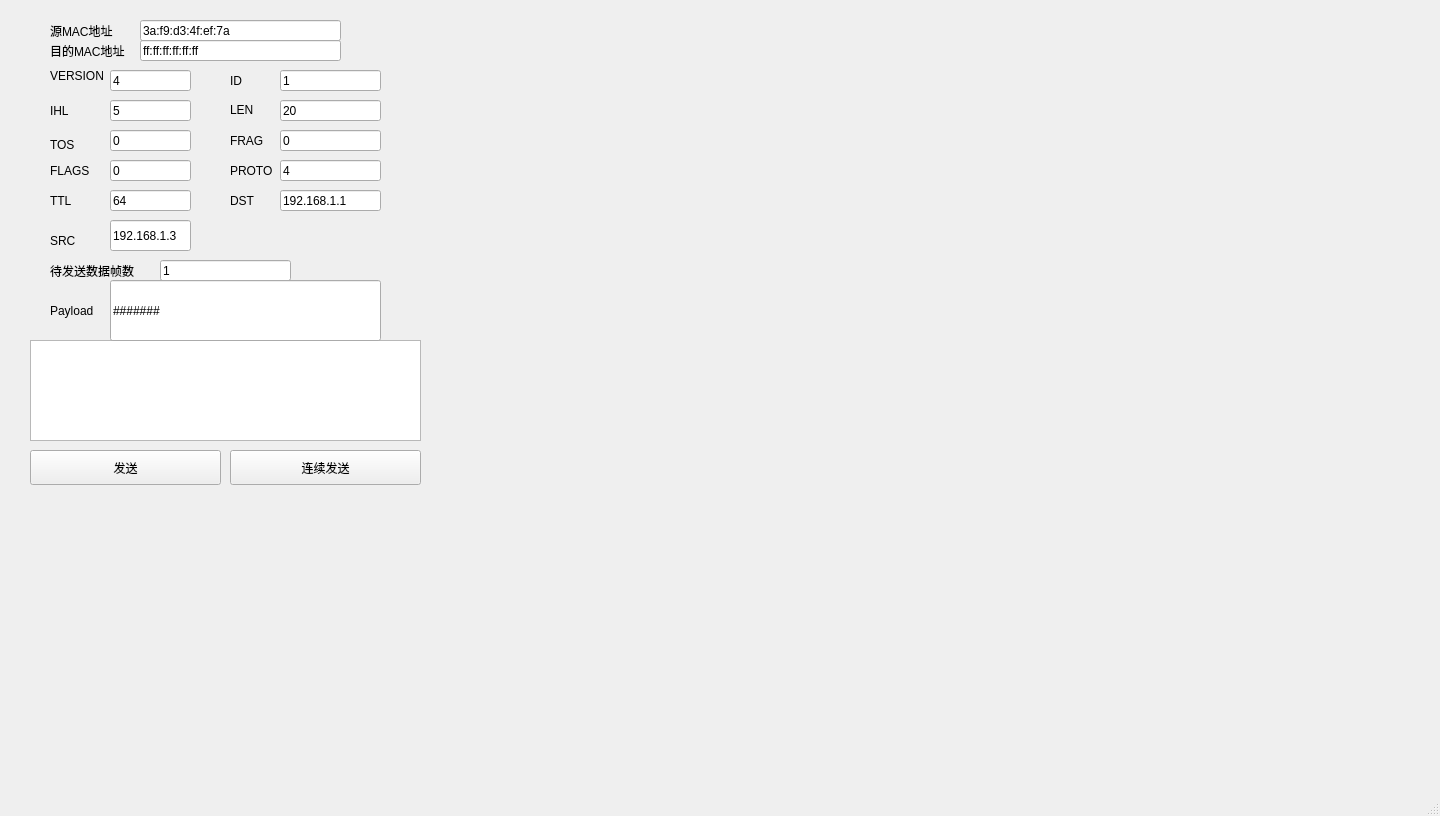
<?xml version="1.0" encoding="UTF-8"?>
<ui version="4.0">
 <class>MainWindow</class>
 <widget class="QMainWindow" name="MainWindow">
  <property name="geometry">
   <rect>
    <x>0</x>
    <y>0</y>
    <width>1440</width>
    <height>816</height>
   </rect>
  </property>
  <property name="minimumSize">
   <size>
    <width>512</width>
    <height>512</height>
   </size>
  </property>
  <property name="windowTitle">
   <string>MainWindow</string>
  </property>
  <widget class="QWidget" name="centralwidget">
   <widget class="QTextEdit" name="resultText">
    <property name="geometry">
     <rect>
      <x>30</x>
      <y>340</y>
      <width>391</width>
      <height>101</height>
     </rect>
    </property>
   </widget>
   <widget class="QLineEdit" name="len">
    <property name="geometry">
     <rect>
      <x>280</x>
      <y>100</y>
      <width>101</width>
      <height>21</height>
     </rect>
    </property>
    <property name="text">
     <string>20</string>
    </property>
   </widget>
   <widget class="QLineEdit" name="payload">
    <property name="geometry">
     <rect>
      <x>110</x>
      <y>280</y>
      <width>271</width>
      <height>61</height>
     </rect>
    </property>
    <property name="text">
     <string>#######</string>
    </property>
   </widget>
   <widget class="QLabel" name="label_5">
    <property name="geometry">
     <rect>
      <x>230</x>
      <y>90</y>
      <width>25</width>
      <height>39</height>
     </rect>
    </property>
    <property name="text">
     <string>LEN</string>
    </property>
   </widget>
   <widget class="QLabel" name="label_10">
    <property name="geometry">
     <rect>
      <x>230</x>
      <y>70</y>
      <width>21</width>
      <height>21</height>
     </rect>
    </property>
    <property name="text">
     <string>ID</string>
    </property>
   </widget>
   <widget class="QLineEdit" name="id">
    <property name="geometry">
     <rect>
      <x>280</x>
      <y>70</y>
      <width>101</width>
      <height>21</height>
     </rect>
    </property>
    <property name="text">
     <string>1</string>
    </property>
   </widget>
   <widget class="QLabel" name="label_11">
    <property name="geometry">
     <rect>
      <x>50</x>
      <y>160</y>
      <width>51</width>
      <height>21</height>
     </rect>
    </property>
    <property name="text">
     <string>FLAGS</string>
    </property>
   </widget>
   <widget class="QLineEdit" name="flags">
    <property name="geometry">
     <rect>
      <x>110</x>
      <y>160</y>
      <width>81</width>
      <height>21</height>
     </rect>
    </property>
    <property name="text">
     <string>0</string>
    </property>
   </widget>
   <widget class="QLabel" name="label_6">
    <property name="geometry">
     <rect>
      <x>230</x>
      <y>130</y>
      <width>41</width>
      <height>21</height>
     </rect>
    </property>
    <property name="text">
     <string>FRAG</string>
    </property>
   </widget>
   <widget class="QLineEdit" name="frag">
    <property name="geometry">
     <rect>
      <x>280</x>
      <y>130</y>
      <width>101</width>
      <height>21</height>
     </rect>
    </property>
    <property name="text">
     <string>0</string>
    </property>
   </widget>
   <widget class="QLabel" name="label_12">
    <property name="geometry">
     <rect>
      <x>50</x>
      <y>190</y>
      <width>31</width>
      <height>21</height>
     </rect>
    </property>
    <property name="text">
     <string>TTL</string>
    </property>
   </widget>
   <widget class="QLineEdit" name="ttl">
    <property name="geometry">
     <rect>
      <x>110</x>
      <y>190</y>
      <width>81</width>
      <height>21</height>
     </rect>
    </property>
    <property name="text">
     <string>64</string>
    </property>
   </widget>
   <widget class="QLabel" name="label_13">
    <property name="geometry">
     <rect>
      <x>230</x>
      <y>160</y>
      <width>51</width>
      <height>21</height>
     </rect>
    </property>
    <property name="text">
     <string>PROTO</string>
    </property>
   </widget>
   <widget class="QLineEdit" name="proto">
    <property name="geometry">
     <rect>
      <x>280</x>
      <y>160</y>
      <width>101</width>
      <height>21</height>
     </rect>
    </property>
    <property name="text">
     <string>4</string>
    </property>
   </widget>
   <widget class="QLabel" name="label_9">
    <property name="geometry">
     <rect>
      <x>50</x>
      <y>60</y>
      <width>61</width>
      <height>31</height>
     </rect>
    </property>
    <property name="text">
     <string>VERSION</string>
    </property>
   </widget>
   <widget class="QLineEdit" name="version">
    <property name="geometry">
     <rect>
      <x>110</x>
      <y>70</y>
      <width>81</width>
      <height>21</height>
     </rect>
    </property>
    <property name="text">
     <string>4</string>
    </property>
   </widget>
   <widget class="QLabel" name="label_15">
    <property name="geometry">
     <rect>
      <x>50</x>
      <y>230</y>
      <width>31</width>
      <height>21</height>
     </rect>
    </property>
    <property name="text">
     <string>SRC</string>
    </property>
   </widget>
   <widget class="QLineEdit" name="src">
    <property name="geometry">
     <rect>
      <x>110</x>
      <y>220</y>
      <width>81</width>
      <height>31</height>
     </rect>
    </property>
    <property name="text">
     <string>192.168.1.3</string>
    </property>
   </widget>
   <widget class="QLabel" name="label_16">
    <property name="geometry">
     <rect>
      <x>230</x>
      <y>190</y>
      <width>31</width>
      <height>21</height>
     </rect>
    </property>
    <property name="text">
     <string>DST</string>
    </property>
   </widget>
   <widget class="QLineEdit" name="dst">
    <property name="geometry">
     <rect>
      <x>280</x>
      <y>190</y>
      <width>101</width>
      <height>21</height>
     </rect>
    </property>
    <property name="text">
     <string>192.168.1.1</string>
    </property>
   </widget>
   <widget class="QLabel" name="label_17">
    <property name="geometry">
     <rect>
      <x>50</x>
      <y>290</y>
      <width>61</width>
      <height>41</height>
     </rect>
    </property>
    <property name="text">
     <string>Payload</string>
    </property>
   </widget>
   <widget class="QLabel" name="label_18">
    <property name="geometry">
     <rect>
      <x>50</x>
      <y>260</y>
      <width>101</width>
      <height>21</height>
     </rect>
    </property>
    <property name="text">
     <string>待发送数据帧数</string>
    </property>
   </widget>
   <widget class="QLineEdit" name="count">
    <property name="geometry">
     <rect>
      <x>160</x>
      <y>260</y>
      <width>131</width>
      <height>21</height>
     </rect>
    </property>
    <property name="text">
     <string>1</string>
    </property>
   </widget>
   <widget class="QLabel" name="label_8">
    <property name="geometry">
     <rect>
      <x>50</x>
      <y>130</y>
      <width>26</width>
      <height>29</height>
     </rect>
    </property>
    <property name="text">
     <string>TOS</string>
    </property>
   </widget>
   <widget class="QLineEdit" name="tos">
    <property name="geometry">
     <rect>
      <x>110</x>
      <y>130</y>
      <width>81</width>
      <height>21</height>
     </rect>
    </property>
    <property name="text">
     <string>0</string>
    </property>
   </widget>
   <widget class="QLabel" name="label_7">
    <property name="geometry">
     <rect>
      <x>50</x>
      <y>100</y>
      <width>31</width>
      <height>21</height>
     </rect>
    </property>
    <property name="text">
     <string>IHL</string>
    </property>
   </widget>
   <widget class="QLineEdit" name="ihl">
    <property name="geometry">
     <rect>
      <x>110</x>
      <y>100</y>
      <width>81</width>
      <height>21</height>
     </rect>
    </property>
    <property name="text">
     <string>5</string>
    </property>
   </widget>
   <widget class="QLabel" name="label_14">
    <property name="geometry">
     <rect>
      <x>50</x>
      <y>20</y>
      <width>81</width>
      <height>21</height>
     </rect>
    </property>
    <property name="text">
     <string>源MAC地址</string>
    </property>
   </widget>
   <widget class="QLineEdit" name="src_mac">
    <property name="geometry">
     <rect>
      <x>140</x>
      <y>20</y>
      <width>201</width>
      <height>21</height>
     </rect>
    </property>
    <property name="text">
     <string>3a:f9:d3:4f:ef:7a </string>
    </property>
   </widget>
   <widget class="QLabel" name="label_19">
    <property name="geometry">
     <rect>
      <x>50</x>
      <y>40</y>
      <width>81</width>
      <height>21</height>
     </rect>
    </property>
    <property name="text">
     <string>目的MAC地址</string>
    </property>
   </widget>
   <widget class="QLineEdit" name="dst_mac">
    <property name="geometry">
     <rect>
      <x>140</x>
      <y>40</y>
      <width>201</width>
      <height>21</height>
     </rect>
    </property>
    <property name="text">
     <string>ff:ff:ff:ff:ff:ff</string>
    </property>
   </widget>
   <widget class="QPushButton" name="sendPushButton">
    <property name="geometry">
     <rect>
      <x>30</x>
      <y>450</y>
      <width>191</width>
      <height>35</height>
     </rect>
    </property>
    <property name="text">
     <string>发送</string>
    </property>
   </widget>
   <widget class="QPushButton" name="sendContPushButton">
    <property name="geometry">
     <rect>
      <x>230</x>
      <y>450</y>
      <width>191</width>
      <height>35</height>
     </rect>
    </property>
    <property name="minimumSize">
     <size>
      <width>0</width>
      <height>0</height>
     </size>
    </property>
    <property name="text">
     <string>连续发送</string>
    </property>
   </widget>
  </widget>
  <widget class="QMenuBar" name="menubar">
   <property name="geometry">
    <rect>
     <x>0</x>
     <y>0</y>
     <width>1440</width>
     <height>22</height>
    </rect>
   </property>
  </widget>
  <widget class="QStatusBar" name="statusbar"/>
 </widget>
 <resources/>
 <connections/>
</ui>
